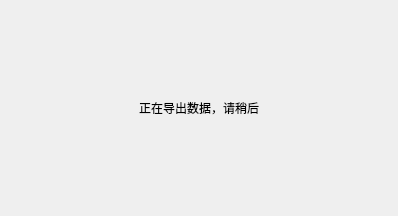
<?xml version="1.0" encoding="UTF-8"?>
<ui version="4.0">
 <class>lyTipTranWidget</class>
 <widget class="QDialog" name="lyTipTranWidget">
  <property name="geometry">
   <rect>
    <x>0</x>
    <y>0</y>
    <width>398</width>
    <height>216</height>
   </rect>
  </property>
  <property name="windowTitle">
   <string>lyTipTranWidget</string>
  </property>
  <property name="windowIcon">
   <iconset resource="../DataManager.qrc">
    <normaloff>:/DataManger/Data/image/calendar.png</normaloff>:/DataManger/Data/image/calendar.png</iconset>
  </property>
  <layout class="QHBoxLayout" name="horizontalLayout">
   <property name="spacing">
    <number>0</number>
   </property>
   <property name="leftMargin">
    <number>0</number>
   </property>
   <property name="topMargin">
    <number>0</number>
   </property>
   <property name="rightMargin">
    <number>0</number>
   </property>
   <property name="bottomMargin">
    <number>0</number>
   </property>
   <item>
    <widget class="QLabel" name="label">
     <property name="text">
      <string>正在导出数据，请稍后</string>
     </property>
     <property name="alignment">
      <set>Qt::AlignCenter</set>
     </property>
    </widget>
   </item>
  </layout>
 </widget>
 <layoutdefault spacing="6" margin="11"/>
 <resources>
  <include location="../DataManager.qrc"/>
 </resources>
 <connections/>
</ui>
